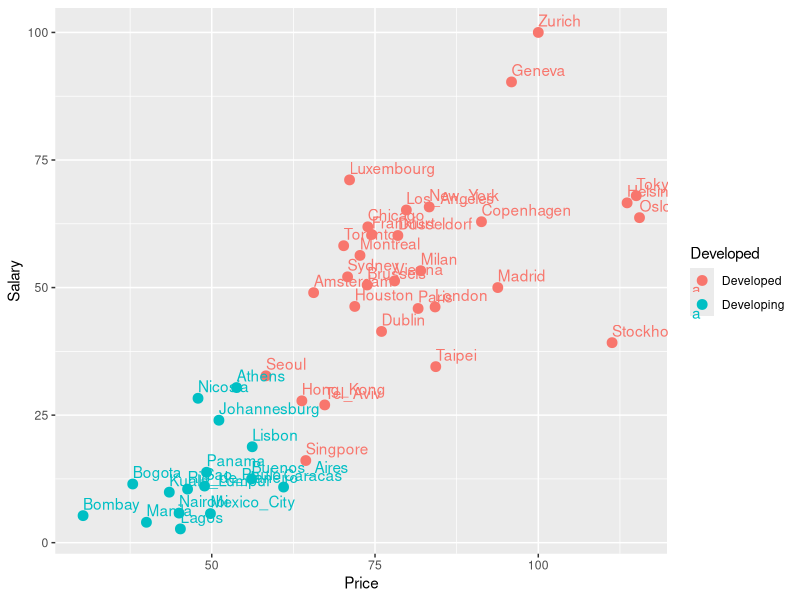

This chart was generated by the following R code: (Note: this script raises an error after producing the figure.)
library(ggplot2)
library(e1071)

#load data, from a 1991 United Bank of Switzerland study, eg, http://lib.stat.cmu.edu/DASL/Stories/EconomicsofCities.html
cities <- read.csv('cities.csv')


ggplot(cities, aes(Price, Salary, color=Developed)) +
    geom_point(size=3) +
    geom_text(aes(label=City), vjust=-.5, hjust=0)

cities_fit <- svm(Developed ~ Salary + Price, data=cities,
                  kernel='linear', cost=10, scale=F)
cities_yhat <- predict(cities_fit, cities)

w <- t(cities_fit$coefs) %*% cities_fit$SV
b <- -cities_fit$rho
p <- cities_fit$SV

ggplot(cities, aes(Price, Salary, color=Developed)) +
    geom_text(aes(label=City), size=5) +
    geom_abline(intercept=-(b-1)/w[1,1], slope=-w[1,2]/w[1,1], linetype="dashed") +
    geom_abline(intercept=-(b+1)/w[1,1], slope=-w[1,2]/w[1,1], linetype="dashed") +
    geom_abline(intercept=-b/w[1,1], slope=-w[1,2]/w[1,1]) +
    geom_point(data=data.frame(cities_fit$SV), color="black", size=4) +
    geom_point()



#Again, but with the CIA definition
ggplot(cities, aes(Price, Salary, color=CIA)) + geom_point() + geom_text(aes(label=City))

cities_fit <- svm(CIA ~ Salary + Price, data=cities,
                  kernel='linear', cost=10, scale=F)
cities_yhat <- predict(cities_fit, cities)

w <- t(cities_fit$coefs) %*% cities_fit$SV
b <- -cities_fit$rho
p <- cities_fit$SV

ggplot(cities, aes(Price, Salary, color=CIA)) +
    geom_text(aes(label=City), size=5) +
    geom_abline(intercept=-(b-1)/w[1,1], slope=-w[1,2]/w[1,1], linetype="dashed") +
    geom_abline(intercept=-(b+1)/w[1,1], slope=-w[1,2]/w[1,1], linetype="dashed") +
    geom_abline(intercept=-b/w[1,1], slope=-w[1,2]/w[1,1]) +
    geom_point(data=data.frame(cities_fit$SV), color="black", size=4) +
    geom_point()